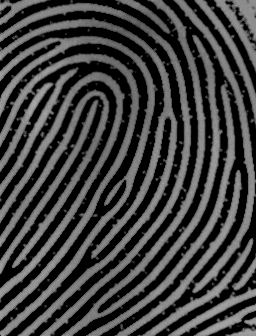
#> input picture FingerPrintMinutiae/Image/AFP.bmp, 256 x 336 px
$ python -i Minutiae_Cikarici.py   (imports and definitions only)
#> lines starting #> are read from the running program, lines starting #| are printed output that depends on the picture; after the words box and inside, x2 and y2 are one past the last pixel; in counts of white or black regions, pixels touching at a corner belong together
#> further down, picture is the input picture: shape (336, 256, 3); min 0, max 171, mean 63.4
import cv2
import numpy as np
import skimage.morphology
from skimage.morphology import convex_hull_image, erosion
from skimage.morphology import square
import math

class MinutiaeFeature(object):
    # [5 lines left out: function __init__, not called in this run]

class FingerprintFeatureExtractor(object):
    def __init__(self):
        self._mask = []
        self._skel = []
        self.minutiaeTerm = []
        self.minutiaeBif = []

    def __skeletonize(self, img):
        img = np.uint8(img > 128)
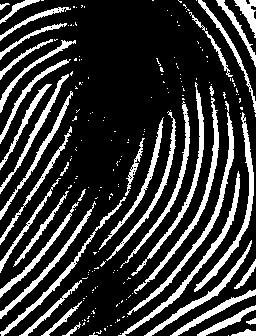
#> img: shape (336, 256, 3); values 0 (black) and 1 (white), 21.7% white; 195 white regions (154 under 20 px), largest, box (x1, y1, x2, y2) and area: (127, 101, 234, 315) 1144, (118, 171, 240, 336) 1041, (134, 97, 219, 294) 1003
        self._skel = skimage.morphology.skeletonize(img)
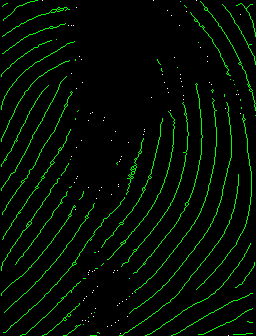
#> self._skel: shape (336, 256, 3) bool; mean of channels 0, 1, 2 0.00119, 0.0461, 0.00116; drawn as B, G, R
        self._skel = np.uint8(self._skel) * 255
        self._mask = img * 255

    # [28 lines left out: function __computeAngle, not called in this run]

    def __getTerminationBifurcation(self):
        self._skel = self._skel == 255;
#> (the run stopped early here; a loop or call above may not have finished)

$ run again, on FingerPrintMinutiae/Image/Data.png
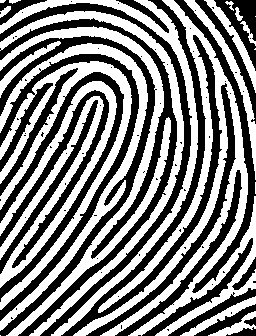
#> input picture FingerPrintMinutiae/Image/Data.png, 256 x 336 px
#> picture is the input picture: shape (336, 256, 3); 51.3% white; 82 black regions (60 under 20 px), largest, box (x1, y1, x2, y2) and area: (61, 0, 222, 336) 5213, (0, 18, 177, 336) 4755, (0, 36, 157, 336) 4227
#> in __skeletonize, `self._skel = skimage.morphology.skeletonize(img)`:
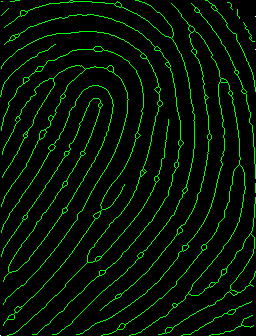
#> self._skel: shape (336, 256, 3) bool; mean of channels 0, 1, 2 3.49e-05, 0.0676, 3.49e-05; drawn as B, G, R

$ run again, on FingerPrintMinutiae/Image/Erosion.png
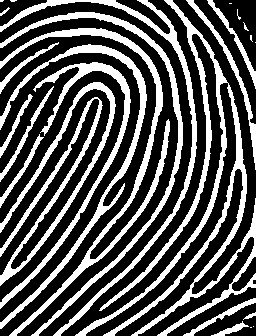
#> input picture FingerPrintMinutiae/Image/Erosion.png, 256 x 336 px
#> picture is the input picture: shape (336, 256, 3); 33.4% white; 26 white regions (9 under 20 px), largest, box (x1, y1, x2, y2) and area: (75, 0, 256, 336) 7419, (0, 82, 116, 286) 3685, (0, 28, 170, 336) 3560
#> in __skeletonize, `self._skel = skimage.morphology.skeletonize(img)`:
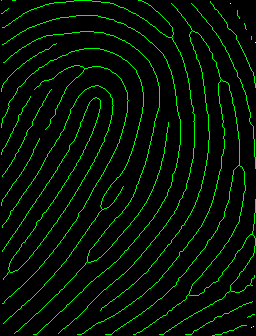
#> self._skel: shape (336, 256, 3) bool; mean of channels 0, 1, 2 4.65e-05, 0.0599, 4.65e-05; drawn as B, G, R
